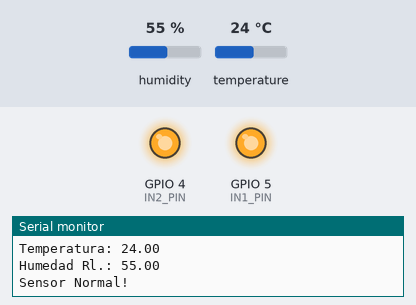
Recording of a sketch running on a simulated ESP32. Shown: output pins drawn as LEDs (lit = HIGH), the last lines printed to the serial monitor. Inputs (shaded band) come from the test bench; at power-on: temperature 24 °C, humidity 55 %.

Above: at 4.8 s.
4.9 s: temperature set to 31.6 °C
7.9 s: temperature set to 32.4 °C
At 8.3 s:
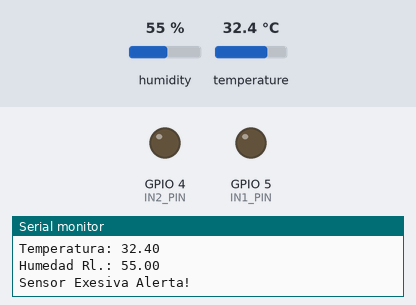
10.9 s: temperature set to 12 °C
At 13.1 s:
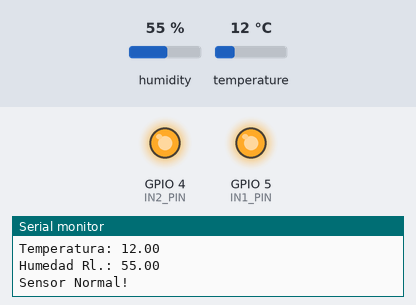
13.9 s: temperature set to 33 °C
At 14.9 s:
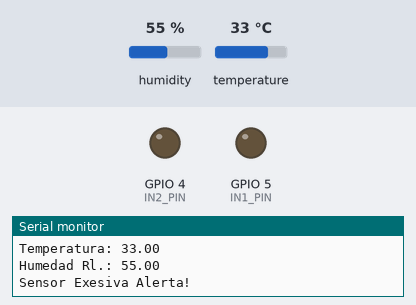
Timing chart, 0 to 16.9 s (numbered marks = the images above; inputs shaded):
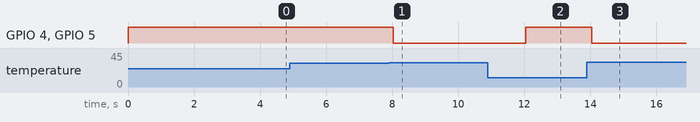

The sketch:

SensorDHT22.ino
```cpp
#include <stdint.h>
#include "DHT.h"

#define IN1_PIN 5
#define IN2_PIN 4

#define DHTPIN 22
#define DHTTYPE DHT22


DHT dhtSensor(DHTPIN, DHTTYPE);

//Variables
float humedad = 0.0;
float temperatura = 0.0;

void setup()
{
  //Config GPIO
  pinMode(IN1_PIN, OUTPUT);
  pinMode(IN2_PIN, OUTPUT);

  //Relays inactivos
  digitalWrite(IN1_PIN, HIGH);
  digitalWrite(IN2_PIN, HIGH);

  Serial.begin(115200);

  //Inicializar el sensor
  dhtSensor.begin();
}

void loop()
{
  delay(2000);
  humedad = dhtSensor.readHumidity();
  temperatura = dhtSensor.readTemperature();

  Serial.printf("Sensor DTH22 \r\n");
  Serial.printf("Temperatura: %.2f \r\n", temperatura);
  Serial.printf("Humedad Rl.: %.2f \r\n\r\n", humedad);

  if(temperatura > 32)
  {
    Serial.printf("Sensor Exesiva Alerta! \r\n\r\n");
    //Relays activos
    digitalWrite(IN1_PIN, LOW);
    digitalWrite(IN2_PIN, LOW);
  }
  else
  {
    Serial.printf("Sensor Normal! \r\n\r\n");
    //Relays apagados
    digitalWrite(IN1_PIN, HIGH);
    digitalWrite(IN2_PIN, HIGH);
  }
}
```

Measured:
- the behaviour switches between 32 and 32.1 °C on temperature (found by bisection; images 0 and 1)
- after the input at 7.9 s, GPIO 4 (IN2_PIN), GPIO 5 (IN1_PIN): HIGH → LOW after 0.13 s
- after the input at 10.9 s, GPIO 4 (IN2_PIN), GPIO 5 (IN1_PIN): LOW → HIGH after 1.1 s
- after the input at 13.9 s, GPIO 4 (IN2_PIN), GPIO 5 (IN1_PIN): HIGH → LOW after 0.15 s
